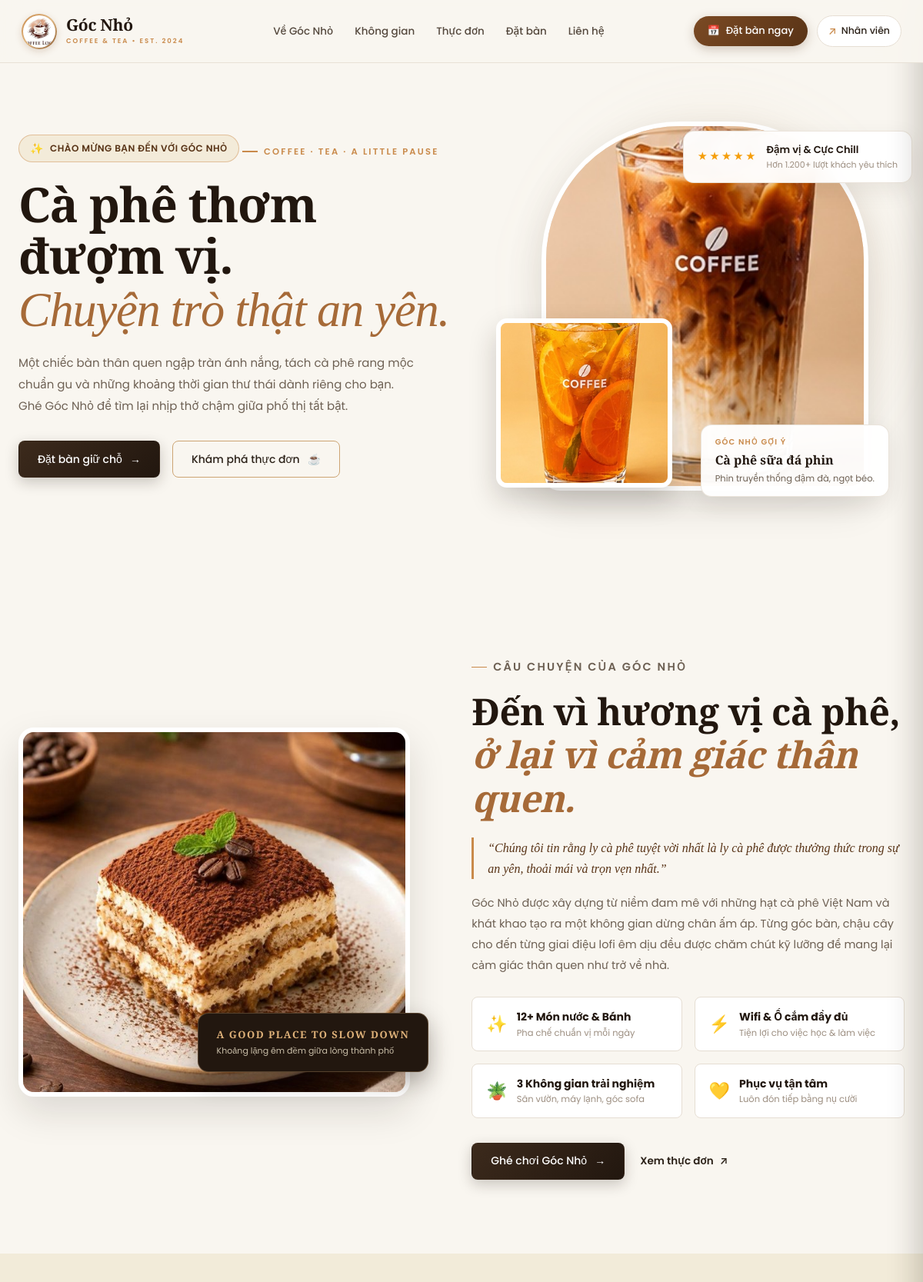
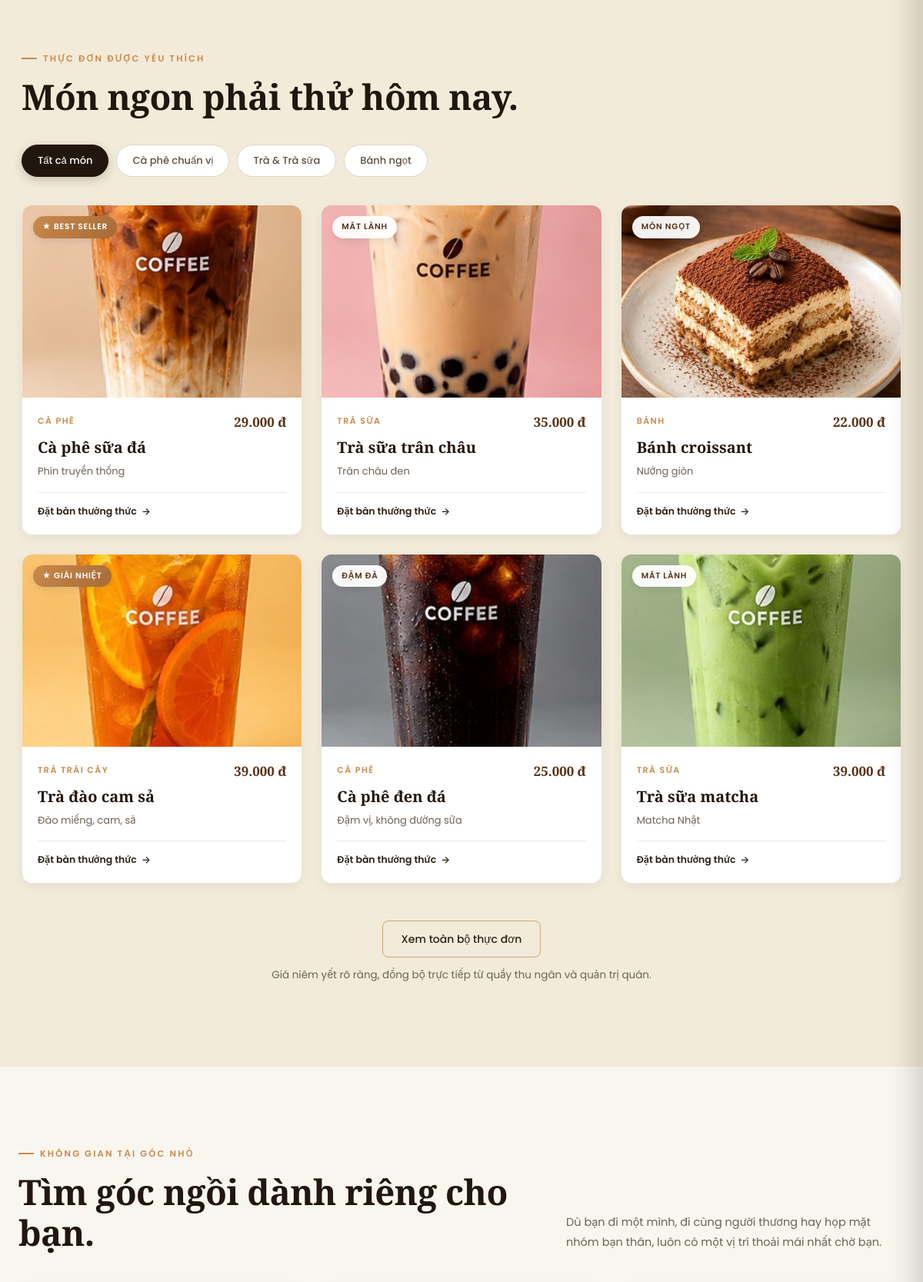
The page / (upper part) on the database its author committed (2 pictures, top to bottom).
### tables this page shows
CREATE TABLE IF NOT EXISTS site_settings (
  setting_key VARCHAR(100) NOT NULL PRIMARY KEY,
  setting_value TEXT NULL,
  setting_label VARCHAR(255) NULL,
  updated_at DATETIME DEFAULT CURRENT_TIMESTAMP ON UPDATE CURRENT_TIMESTAMP
);

CREATE TABLE IF NOT EXISTS menu_items (
  item_id INT UNSIGNED AUTO_INCREMENT PRIMARY KEY,
  category_id INT UNSIGNED NOT NULL,
  item_name VARCHAR(150) NOT NULL,
  description VARCHAR(255) NULL,
  price INT UNSIGNED NOT NULL,
  image MEDIUMTEXT NULL,
  is_hidden TINYINT(1) NOT NULL DEFAULT 0,
  is_sold_out TINYINT(1) NOT NULL DEFAULT 0,
  stock INT UNSIGNED NOT NULL DEFAULT 0,
  min_stock INT UNSIGNED NOT NULL DEFAULT 10,
  UNIQUE KEY uq_cat_name (category_id, item_name),
  FOREIGN KEY (category_id) REFERENCES categories(category_id)
);

CREATE TABLE IF NOT EXISTS categories (
  category_id INT UNSIGNED AUTO_INCREMENT PRIMARY KEY,
  category_name VARCHAR(100) NOT NULL UNIQUE,
  has_options TINYINT(1) NOT NULL DEFAULT 1
);

### pages/home/index.php (the view, shortened to what the rows shown need)
<?php
$brandName = setting('brand_name', 'Góc Nhỏ');
function get_cat_filter($catName) {
    $low = mb_strtolower((string) $catName, 'UTF-8');
    if (strpos($low, 'cà phê') !== false || strpos($low, 'cafe') !== false || strpos($low, 'coffee') !== false) return 'coffee';
    if (strpos($low, 'trà') !== false || strpos($low, 'tea') !== false) return 'tea';
    if (strpos($low, 'bánh') !== false || strpos($low, 'cake') !== false || strpos($low, 'bakery') !== false) return 'bakery';
    return 'other';
}
function get_item_badge($index, $catFilter, $price) {
    if ($index === 0) return array('★ BEST SELLER', 'best-seller');
    if ($catFilter === 'coffee') return array('ĐẬM ĐÀ', '');
    if ($catFilter === 'tea' && $index === 3) return array('★ GIẢI NHIỆT', 'best-seller');
    if ($catFilter === 'tea') return array('MÁT LÀNH', '');
    if ($catFilter === 'bakery') return array('MÓN NGỌT', '');
    return array('ĐƯỢC YÊU THÍCH', '');
}
?>
<main>
    <section class="landing-hero" id="hero">
        <div class="landing-copy">
            <h1><?= e(setting('hero_title', 'Cà phê thơm đượm vị.')) ?><br><em><?= e(setting('hero_subtitle', 'Chuyện trò thật an yên.')) ?></em></h1>
        </div>
    </section>
    <section class="story-section" id="story">
        <div class="story-copy">
            <p class="eyebrow">CÂU CHUYỆN CỦA <?= mb_strtoupper(e($brandName), 'UTF-8') ?></p>
            <h2><?= e(setting('story_title', 'Đến vì hương vị cà phê,')) ?><br><em><?= e(setting('story_subtitle', 'ở lại vì cảm giác thân quen.')) ?></em></h2>
            <div class="story-quote">
                <?= e(setting('story_quote', '“Chúng tôi tin rằng ly cà phê tuyệt vời nhất là ly cà phê được thưởng thức trong sự an yên, thoải mái và trọn vẹn nhất.”')) ?>
            </div>
            <p><?= nl2br(e(setting('story_desc', 'Góc Nhỏ được xây dựng từ niềm đam mê với những hạt cà phê Việt Nam và khát khao tạo ra một không gian dừng chân ấm áp. Từng góc bàn, chậu cây cho đến từng giai điệu lofi êm dịu đều được chăm chút kỹ lưỡng để mang lại cảm giác thân quen như trở về nhà.'))) ?></p>
            <div class="story-highlights-grid">
                <div class="story-highlight-box">
                </div>
                <div class="story-highlight-box">
                </div>
                <div class="story-highlight-box">
                </div>
                <div class="story-highlight-box">
                </div>
            </div>
            <div class="story-actions">
                <a class="button button-dark" href="#booking">
                </a>
                <a class="button-link" href="#menu">
                </a>
            </div>
        </div>
    </section>
    <section class="menu-section" id="menu">
        <div class="section-heading">
            <div>
                <h2>Món ngon phải thử hôm nay.</h2>
            </div>
        </div>
        <div class="menu-cards-grid">
            <?php if (!empty($dbMenuItems)): ?>
                <?php foreach ($dbMenuItems as $idx => $item):
                    $catFilter = get_cat_filter($item['category_name']);
                    list($badgeText, $badgeClass) = get_item_badge($idx, $catFilter, (int) $item['price']);
                    $imgSrc = menu_item_image($item);
                ?>
                <article class="menu-card" data-category="<?= e($catFilter) ?>">
                    <div class="menu-photo">
                        <img src="<?= e($imgSrc) ?>" alt="<?= e($item['item_name']) ?>" loading="lazy">
                        <span class="menu-badge<?= $badgeClass ? ' ' . e($badgeClass) : '' ?>"><?= e($badgeText) ?></span>
                    </div>
                    <div class="menu-card-body">
                        <div class="menu-card-meta">
                            <span class="menu-card-cat"><?= e($item['category_name']) ?></span>
                            <strong class="menu-card-price"><?= money($item['price']) ?></strong>
                        </div>
                        <h3><?= e($item['item_name']) ?></h3>
                        <p class="menu-card-desc"><?= e(!empty($item['description']) ? $item['description'] : 'Món uống được pha chế chỉn chu, đậm đà chuẩn vị tại ' . $brandName . '.') ?></p>
                        <div class="menu-card-footer">
                            <a class="menu-order-btn" href="#booking">Đặt bàn thưởng thức <span aria-hidden="true">→</span></a>
                        </div>
                    </div>
                </article>
                <?php endforeach; ?>
            <?php endif; ?>
        </div>
    </section>
    <section class="space-section" id="space">
        <div class="section-heading">
            <div>
                <h2><?= e(setting('space_title', 'Tìm góc ngồi dành riêng cho bạn.')) ?></h2>
            </div>
        </div>
    </section>
</main>

### rows shown on the page
site_settings: setting_key "Đến vì hương vị cà phê,"
menu_items: image (picture), badgeText "★ BEST SELLER", category.category_name "CÀ PHÊ", price "29.000 đ", item_name "Cà phê sữa đá", description "Phin truyền thống"
menu_items: image (picture), badgeText "MÁT LÀNH", category.category_name "TRÀ SỮA", price "35.000 đ", item_name "Trà sữa trân châu", description "Trân châu đen"
menu_items: shows a picture, badgeText "MÓN NGỌT", category.category_name "BÁNH", price "22.000 đ", item_name "Bánh croissant", description "Nướng giòn"
menu_items: image (picture), badgeText "★ GIẢI NHIỆT", category.category_name "TRÀ TRÁI CÂY", price "39.000 đ", item_name "Trà đào cam sả", description "Đào miếng, cam, sả"
menu_items: image (picture), badgeText "ĐẬM ĐÀ", category.category_name "CÀ PHÊ", price "25.000 đ", item_name "Cà phê đen đá", description "Đậm vị, không đường sữa"
menu_items: image (picture), badgeText "MÁT LÀNH", category.category_name "TRÀ SỮA", price "39.000 đ", item_name "Trà sữa matcha", description "Matcha Nhật"

### other values the page prints
$brandName "Góc Nhỏ"
$brandTagline "COFFEE & TEA • EST. 2024"
setting('hero_badge', 'CHÀO MỪNG BẠN ĐẾN VỚI GÓC NHỎ') "CHÀO MỪNG BẠN ĐẾN VỚI GÓC NHỎ"
setting('hero_title', 'Cà phê thơm đượm vị.') "Cà phê thơm đượm vị."
setting('hero_subtitle', 'Chuyện trò thật an yên.') "Chuyện trò thật an yên."
setting('hero_suggestion', 'Cà phê sữa đá phin') "Cà phê sữa đá phin"
setting('hero_suggestion_desc', 'Phin truyền thống đậm đà, ngọt béo.') "Phin truyền thống đậm đà, ngọt béo."
mb_strtoupper(e($brandName), 'UTF-8') "GÓC NHỎ"
setting('story_subtitle', 'ở lại vì cảm giác thân quen.') "ở lại vì cảm giác thân quen."
setting('space_title', 'Tìm góc ngồi dành riêng cho bạn.') "Tìm góc ngồi dành riêng cho bạn."
